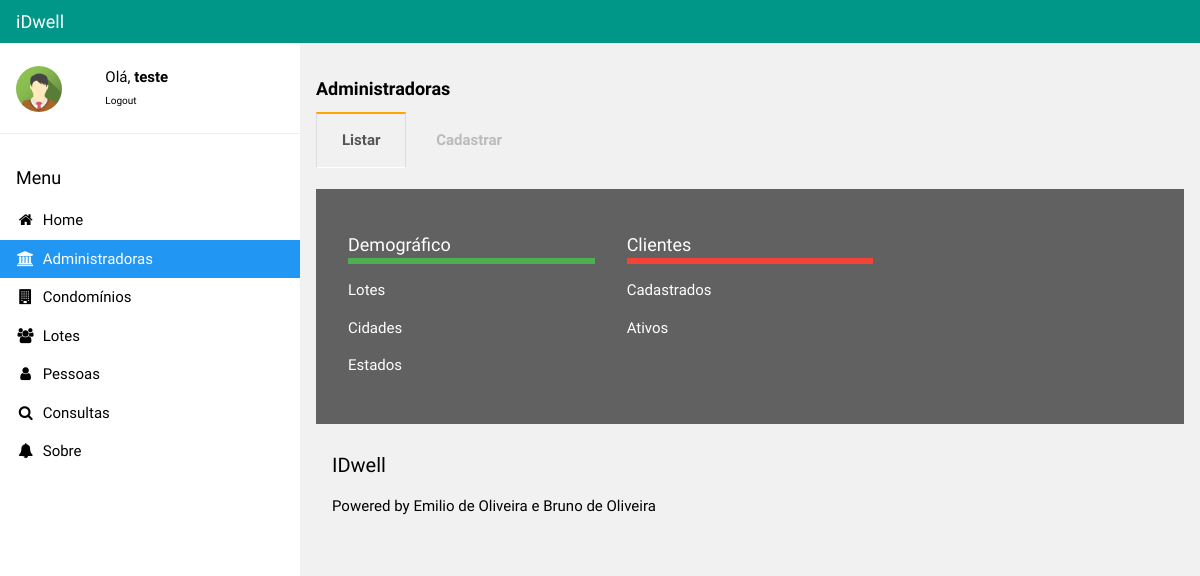
Page /administradoras.php (signed in) on the earlier database version.
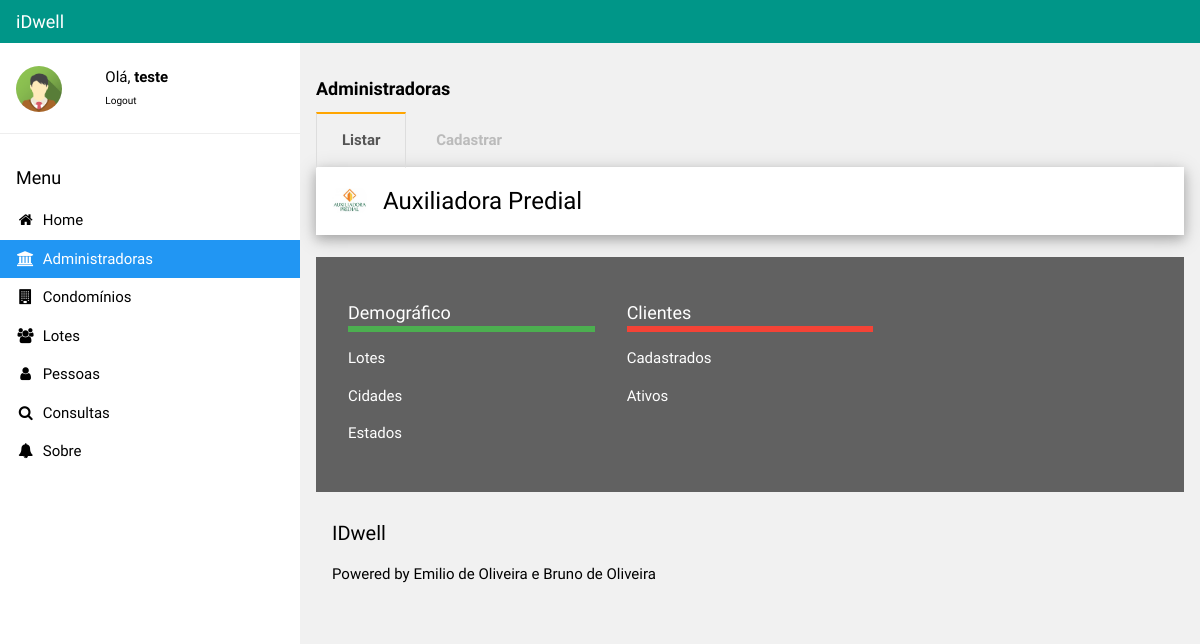
Same page on the later database version.
### tables this page shows
CREATE TABLE `administradoras` (
  `idAdmin` bigint(20) NOT NULL,
  `nomeAdministradora` varchar(50) NOT NULL,
  `imgAdmin` varchar(150) NOT NULL,
  `cnpj` bigint(20) NOT NULL,
  `endereco` varchar(50) NOT NULL,
  `complemento` varchar(10) NOT NULL,
  `numero` varchar(10) NOT NULL,
  `razaoSocial` varchar(50) NOT NULL,
  `bairro` varchar(50) NOT NULL
);

### administradoras.php (the view, shortened to what this page needs)
<?php
  $usuario = $_SESSION['login'];
?>
<!DOCTYPE html>
<html>
<link rel="stylesheet" href="css/ppi-default.css">
<link rel="stylesheet" href="https://cdnjs.cloudflare.com/ajax/libs/font-awesome/4.7.0/css/font-awesome.min.css">
<link rel="stylesheet" href="css/style.css">
<body class="ppi-default-light-grey">
<div class="ppi-default-bar ppi-default-top ppi-default-teal ppi-default-large" style="z-index:4">
  <span class="ppi-default-bar-item ppi-default-left">iDwell</span>
</div>
<nav class="ppi-default-sidebar ppi-default-collapse ppi-default-white ppi-default-animate-left" style="z-index:3;width:300px;" id="mySidebar"><br>
  <div class="ppi-default-container ppi-default-row">
    <div class="ppi-default-col s4">
      <img src="./images/avatar2.png" class="ppi-default-circle ppi-default-margin-right" style="width:46px">
    </div>
    <?php
    print("<div class='ppi-default-col s8 ppi-default-bar'>");
    print("<span>Olá, <strong>$usuario</strong></span><br>");
    print("<span><font size='1'><a href='./logout.php'>Logout</a></font></span></h6><br>");
    print("</div>");
    ?>
  </div>
  <hr>
  <div class="ppi-default-container">
    <h5>Menu</h5>
  </div>
  <div class="ppi-default-bar-block">
    <a href="./index.php" class="ppi-default-bar-item ppi-default-button ppi-default-padding"><i class="fa fa-home fa-fw"></i>  Home</a>
    <a href="./administradoras.php" class="ppi-default-bar-item ppi-default-button ppi-default-padding ppi-default-blue"><i class="fa fa-bank fa-fw"></i>  Administradoras</a>
    <a href="./condominios.php" class="ppi-default-bar-item ppi-default-button ppi-default-padding"><i class="fa fa-building fa-fw"></i>  Condomínios</a>
    <a href="./lotes.php" class="ppi-default-bar-item ppi-default-button ppi-default-padding"><i class="fa fa-users fa-fw"></i>  Lotes</a>
    <a href="./pessoas.php" class="ppi-default-bar-item ppi-default-button ppi-default-padding "><i class="fa fa-user fa-fw"></i>  Pessoas</a>
    <a href="./consultas.php" class="ppi-default-bar-item ppi-default-button ppi-default-padding"><i class="fa fa-search fa-fw"></i>  Consultas</a>
    <a href="./sobre.php" class="ppi-default-bar-item ppi-default-button ppi-default-padding"><i class="fa fa-bell fa-fw"></i>  Sobre</a><br><br>
  </div>
</nav>
<div class="ppi-default-main" style="margin-left:300px;margin-top:43px;">
  <header class="ppi-default-container" style="padding-top:22px">
    <h5><b>Administradoras</b></h5>
  </header>
  <div class="ppi-default-container">
  <div class="middle-menu">
  <label for="tab1"><a href="./administradoras.php">Listar</a></label>
  <label for="tab2"><a href="./cad_administradora.php">Cadastrar</a></label>
</div>
    <ul class="ppi-default-ul ppi-default-card-4 ppi-default-white">
     <?php
      $ok = conecta_bd() or die ("Não é possível conectar-se ao servidor.");
      $resultado=mysqli_query($ok, "Select * from administradoras;");
      while ($linha=mysqli_fetch_array($resultado)) {
        $Id=$linha["idAdmin"];
        $Nome=$linha["nomeAdministradora"];
        $Imagem=$linha["imgAdmin"];
        print("<li class='ppi-default-padding-16'>");
        print("<img src='./images/$Imagem' class='ppi-default-left ppi-default-circle ppi-default-margin-right' style='width:35px'>");
        print("<span class='ppi-default-xlarge'><a href='visualizaAdministradora.php?Id=$Id'>$Nome</a></span><br>");
        print("</li>");
      }
  ?>
  </ul>
  <br>
  <div class="ppi-default-container ppi-default-dark-grey ppi-default-padding-32">
    <div class="ppi-default-row">
      <div class="ppi-default-container ppi-default-third">
        <h5 class="ppi-default-bottombar ppi-default-border-green">Demográfico</h5>
        <p>Lotes</p>
        <p>Cidades</p>
        <p>Estados</p>
      </div>
      <div class="ppi-default-container ppi-default-third">
        <h5 class="ppi-default-bottombar ppi-default-border-red">Clientes</h5>
        <p>Cadastrados</p>
        <p>Ativos</p>
      </div>
    </div>
  </div>
  <footer class="ppi-default-container ppi-default-padding-16 ppi-default-light-grey">
    <h4>IDwell</h4>
    <p>Powered by Emilio de Oliveira e Bruno de Oliveira</a></p>
  </footer>
  </div>
</body>
</html>

Differences in the rows shown:
added administradoras: imgAdmin (picture), nomeAdministradora "Auxiliadora Predial"
